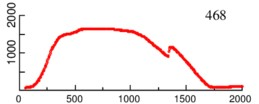
%> input picture MATLAB files cjcl20/temp468.jpg, 259 x 104 px, given in place of temp468.jpg.jpg, which was not available
$ octave --eval "plottempauto('temp468.jpg');"   (GNU Octave 9; MATLAB toolbox functions it lacks are replaced by stand-ins)
%> lines starting %> are read from the running program, lines starting %| are printed output that depends on the picture; in (x1, y1, x2, y2) boxes, pixels count from 0 and x2, y2 are one past the last pixel; in counts of white or black regions, pixels touching at a corner belong together; the program's own positions count from 1; pictures that were not available may be replaced by others from this repository, and a replacement may not be noted
### Space shuttle thermal simulation upon re-entry/find_axes.m
function [ox,oy,maxx,maxy] = find_axes(name)
%> called with name = 'temp468.jpg'
%The following function locates the pixel coordiantions of the origin
%[ox,oy] and the ends of the x and y axes, maxx, maxy respectively.

%Load the image.
i=imread([name '.jpg']);
%> i is the input picture: size 104x259x3 uint8; mean R, G, B 246.2, 239.5, 239.4
figure (4);
image(i);

%Load each color group.
imagered = i(:,:,1);
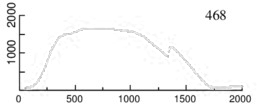
%> imagered: size 104x259 uint8; min 26, max 255, mean 246.2
imagegreen = i(:,:,2);
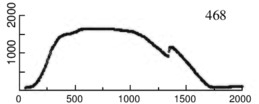
%> imagegreen: size 104x259 uint8; min 6, max 255, mean 239.5
imageblue = i(:,:,3);

%Create a matrix of which pixels are black with a '1', and which are not with
% a '0'.
findblackindex = (imagered < 150 & imagegreen < 150  & imageblue < 150);
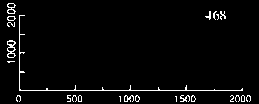
%> findblackindex: size 104x259 logical; 3.2% white in thin lines or dots, all inside (x1, y1, x2, y2) = (7, 3, 251, 102)
%Find which coloum and row contain the most black values, as this is always
%occurs at the axis.
Sx = sum(findblackindex);
%> Sx = 259 values, max 79 at index 20, min 0 at index 1, mean 3.32
Sy = sum(transpose(findblackindex));
%> Sy = 104 values, max 224 at index 91, min 0 at index 1, mean 8.28

%Find origin coordinates with max Sx and max Sy.
ox = find(Sx==max(Sx));
%> ox = 20
oy = find(Sy==max(Sy));
%> oy = 91
[x,y] = find(findblackindex == 1);
%> x = 861 values from 4 to 102; y = 861 values from 8 to 251


%Find the last black pixel of each axis.
maxx = 73+find(~findblackindex(oy,75:end),1);
%> maxx = 243
maxy = 1 + find(~findblackindex(1:75,ox),1,'last');
%> maxy = 16
%The use of '75' is specific to the resolution of the colleciton of graph
%photos, this may be edited if applied to a different group a graphs.

### MATLAB files cjcl20/Shuttle_GUI.m
%This GUI handles all the available simulations, using the selecteds tile
%from the previous GUI.
% Capabilities:
% -Plot temperature against thickness and time for given parameters
% -Test stability and accuracy of methods against eachother for thickness step and time step
% -Test the maximum internal temperature for safety of passengers/cargo.
function varargout = Shuttle_GUI(varargin)

gui_Singleton = 1;
gui_State = struct('gui_Name',       mfilename, ...
                   'gui_Singleton',  gui_Singleton, ...
                   'gui_OpeningFcn', @Shuttle_GUI_OpeningFcn, ...
                   'gui_OutputFcn',  @Shuttle_GUI_OutputFcn, ...
                   'gui_LayoutFcn',  [] , ...
                   'gui_Callback',   []);
if nargin && ischar(varargin{1})
    gui_State.gui_Callback = str2func(varargin{1});
end

if nargout
    [varargout{1:nargout}] = gui_mainfcn(gui_State, varargin{:});
else
    gui_mainfcn(gui_State, varargin{:});
end

% --- Executes just before Shuttle_GUI is made visible.
% [23 lines left out: function Shuttle_GUI_OpeningFcn, not called in this run]


% --- Outputs from this function are returned to the command line.
function varargout = Shuttle_GUI_OutputFcn(hObject, eventdata, handles)

varargout{1} = handles.output;


% --- Executes on selection change in popupmenu1.
% [24 lines left out: functions popupmenu1_Callback, popupmenu1_CreateFcn, not called in this run]


% --- Executes on button press in simulatebutton.
% [14 lines left out: functions simulatebutton_Callback, editmaxtime_Callback, not called in this run]


% --- Executes during object creation, after setting all properties.
% [14 lines left out: functions editmaxtime_CreateFcn, editNtimesteps_Callback, not called in this run]


% --- Executes during object creation, after setting all properties.
% [14 lines left out: functions editNtimesteps_CreateFcn, edittilethickness_Callback, not called in this run]


% --- Executes during object creation, after setting all properties.
% [14 lines left out: functions edittilethickness_CreateFcn, editNtilesteps_Callback, not called in this run]


% --- Executes during object creation, after setting all properties.
% [5 lines left out: function editNtilesteps_CreateFcn, not called in this run]


% --- Executes on button press in reselect.
function reselect_Callback(hObject, eventdata, handles)
close all
Select_Tile_GUI


% --- Executes during object creation, after setting all properties.
function currenttile_CreateFcn(hObject, eventdata, handles)
%Default code

% --- Executes on button press in thicknesssteptestbutton.
% [9 lines left out: functions thicknesssteptestbutton_Callback, timesteptestbutton_Callback, not called in this run]
function timesteptestbutton_CreateFcn(hObject, eventdata, handles)


% --- Executes on button press in runsafteybutton.
% [13 lines left out: functions runsafteybutton_Callback, editmaxthickness_Callback, not called in this run]


% --- Executes during object creation, after setting all properties.
% [14 lines left out: functions editmaxthickness_CreateFcn, editminthickness_Callback, not called in this run]


% --- Executes during object creation, after setting all properties.
% [14 lines left out: functions editminthickness_CreateFcn, editthickstepssaftey_Callback, not called in this run]


% --- Executes during object creation, after setting all properties.
% [5 lines left out: function editthickstepssaftey_CreateFcn, not called in this run]


% --- Executes on button press in pushbutton6.
% [4 lines left out: function pushbutton6_Callback, not called in this run]

### MATLAB files cjcl20/plottempauto.m

function plottempauto(name)


[ox,oy,maxx,maxy] = find_axes(name);
%> ox = 20; oy = 91; maxx = 243; maxy = 16

%All axes are between 0 and 2000
timedata_axis_ends = [0,0,2000];
tempdata_axis_ends = [0,2000,0];

%Create matrices
 timedatascale = zeros(3,2);
 tempdatascale = zeros(3,2);

%the following 8 assingments set the 'datascale' variables to the same
%format as the non-automatic plottemp function. This is so that the rest of
%the code does not need to be modifdied.
    timedatascale(1,2) = [ox];
    timedatascale(2,2) = [ox];
    timedatascale(3,1) = [timedata_axis_ends(3)];
    timedatascale(3,2) = [maxx];

    tempdatascale(1,2) = [oy];
    tempdatascale(2,1) = [tempdata_axis_ends(2)];
    tempdatascale(2,2) = [maxy];
    tempdatascale(3,2) = [oy];

%Calculating gradient of pixels/temperature and
%the size of the translation needed to scale and correct the axis
tempindexmax = max(tempdatascale);
%> tempindexmax = [2000 91]
tempindexmin = min(tempdatascale);
%> tempindexmin = [0 16]
gradienttemp = -1/((tempindexmax(1) - tempindexmin(1))/(tempindexmax(2)-tempindexmin(2)));
%> gradienttemp = -0.0375
xintercepttemp = tempdatascale(1,2);
%> xintercepttemp = 91

%Similarly, calculating gradient of pixels/time and
%the size of the translation needed to scale and correct the axis

timeindexmax = max(timedatascale);
%> timeindexmax = [2000 243]
timeindexmin = min(timedatascale);
%> timeindexmin = [0 20]
gradienttime = (timeindexmax(2)-timeindexmin(2))/(timeindexmax(1)-timeindexmin(1));
%> gradienttime = 0.112
yintercepttime = timedatascale(1,2);
%> yintercepttime = 20


%Load the image and find the coordiantes of red pixels.

i=imread([name '.jpg']);
imagered = i(:,:,1);
imagegreen = i(:,:,2);
imageblue = i(:,:,3);
findredindex = (imagered>(2*imagegreen+2*imageblue));
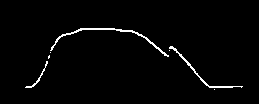
%> findredindex: size 104x259 logical; 2% white in thin lines or dots, all inside (x1, y1, x2, y2) = (25, 28, 243, 90)
[x,y] = find(findredindex == 1);
%> x = 529 values from 29 to 90; y = 529 values from 26 to 243
n=1;
%The following for loop decreases the number of points by factor 10,
%while taking the 10 point moving average of the data to smooth it.
for small = (5:10:length(x)-5)
xshort(n) = sum(x(small-4:small+5))/10;
yshort(n) = sum(y(small-4:small+5))/10;
n=n+1;
end
%> this loop made 52 passes
%> small on passes 1 to 12: 5, 15, 25, 35, 45, 55, 65, 75, 85, 95, 105, 115
%> after the loop, xshort = 52 values, max 87.8 at index 49, min 29.5 at index 17, mean 53.79; yshort = 52 values from 28.5 to 232.1


%The following for loop scales the [x,y] pixel points into [time,temperature] data points.
h = 0;
for h = 1 : (length(xshort))
    timedatacorrected(h) = (yshort(h)- yintercepttime)/gradienttime ;
    tempdatacorrected(h) = -(xintercepttemp - xshort(h))/gradienttemp;
end
%> this loop made 52 passes
%> after the loop, tempdatacorrected = 52 values, max 1640 at index 17, min 85.33 at index 49, mean 992.3; timedatacorrected = 52 values from 76.23 to 1902.2

% convert to Celsius
tempdatacorrectedC =(tempdatacorrected-32)*5/9;
%> tempdatacorrectedC = 52 values, max 893.3 at index 17, min 29.63 at index 49, mean 533.5
%Plot results
plot(timedatacorrected, tempdatacorrectedC)
xlabel ('Time (s)')
ylabel ('Temperature (C)')
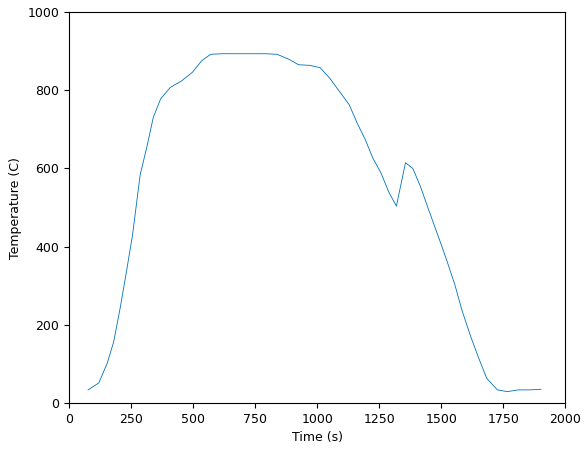
%> figure redrawn from the program's plot data; curve peaks at x = 614.3, y = 893.3
%save data to .mat file with same name as image file
save(name, 'timedatacorrected', 'tempdatacorrectedC')

%Quest dialog for user interaction:

confirmgraph = questdlg('Would you like to continue with the graph generated?',...
    'Confirm graph',...
    'Yes', 'No, the graph looks incorrect!', 'No, I want to select a different tile' , 'Yes');
%> the answer given: Yes
%> the run ends on the next line
switch confirmgraph
    case 'Yes'
        global tilenumber
        %Set tile name
        tilenumber = name(end-2:end);
        %Open next GUI
        close all
        Shuttle_GUI

    case 'No, the graph looks incorrect!'
    %Resorts back to manual axis selection (Still automatic red graph
    %finder)
    close Figure 4
    plottemp(name)

    case 'No, I want to select a different tile'
        %Close figure to allow new selection
        close Figure 4
end

$ run again, on MATLAB files cjcl20/temp480.jpg
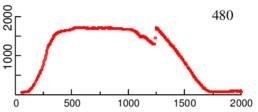
%> input picture MATLAB files cjcl20/temp480.jpg, 258 x 112 px, given in place of temp480.jpg.jpg, which was not available
%> in find_axes, i is the input picture: size 112x258x3 uint8; mean R, G, B 246.5, 239.5, 239.3
%> in find_axes, `findblackindex = (imagered < 150 & imagegreen < 150  & imageblue < 150);`:
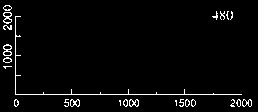
%> findblackindex: size 112x258 logical; 3.1% white in thin lines or dots, all inside (x1, y1, x2, y2) = (3, 5, 252, 107)
%> Sx = 258 values, max 83 at index 16, min 0 at index 1, mean 3.47
%> Sy = 112 values, max 227 at index 95, min 0 at index 1, mean 7.99
%> in find_axes, `ox = find(Sx==max(Sx));`: ox = 16
%> in find_axes, `oy = find(Sy==max(Sy));`: oy = 95
%> in find_axes, `[x,y] = find(findblackindex == 1);`: x = 895 values from 6 to 107; y = 895 values from 4 to 252
%> in find_axes, `maxx = 73+find(~findblackindex(oy,75:end),1);`: maxx = 242
%> in find_axes, `maxy = 1 + find(~findblackindex(1:75,ox),1,'last');`: maxy = 17
%> in plottempauto, `[ox,oy,maxx,maxy] = find_axes(name);`: ox = 16; oy = 95; maxx = 242; maxy = 17
%> tempindexmax = [2000 95]
%> tempindexmin = [0 17]
%> gradienttemp = -0.039
%> xintercepttemp = 95
%> timeindexmax = [2000 242]
%> timeindexmin = [0 16]
%> gradienttime = 0.113
%> yintercepttime = 16
%> findredindex: size 112x258 logical; 2% white in thin lines or dots, all inside (x1, y1, x2, y2) = (21, 27, 242, 93)
%> in plottempauto, `[x,y] = find(findredindex == 1);`: x = 578 values from 28 to 93; y = 578 values from 22 to 242
%> the loop in plottempauto, `for small = (5:10:length(x)-5)` made 57 passes
%> small on passes 1 to 8: 5, 15, 25, 35, 45, 55, 65, 75
%> after the loop in plottempauto, `for small = (5:10:length(x)-5)`: xshort = 57 values, max 92.6 at index 1, min 28.3 at index 17, mean 53.24; yshort = 57 values from 24.9 to 236
%> the loop in plottempauto, `for h = 1 : (length(xshort))` made 57 passes
%> after the loop in plottempauto, `for h = 1 : (length(xshort))`: tempdatacorrected = 57 values, max 1710.3 at index 17, min 61.54 at index 1, mean 1070.7; timedatacorrected = 57 values from 78.76 to 1946.9
%> tempdatacorrectedC = 57 values, max 932.4 at index 17, min 16.41 at index 1, mean 577
%> in plottempauto, `ylabel ('Temperature (C)')`:
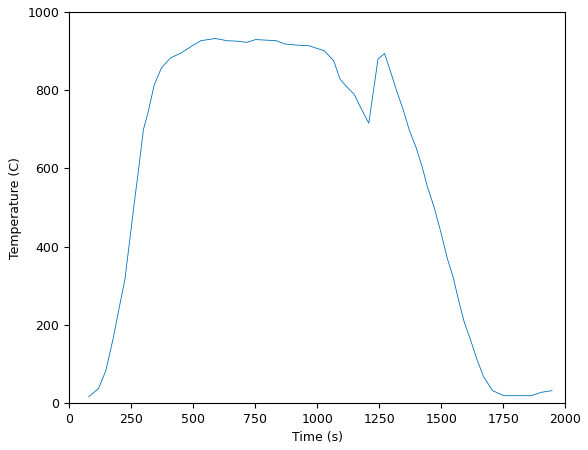
%> figure redrawn from the program's plot data; curve peaks at x = 589.4, y = 932.4

$ run again, on MATLAB files cjcl20/temp502.jpg
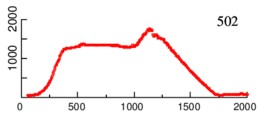
%> input picture MATLAB files cjcl20/temp502.jpg, 258 x 113 px, given in place of temp502.jpg.jpg, which was not available
%> in find_axes, i is the input picture: size 113x258x3 uint8; mean R, G, B 246.9, 240.2, 240
%> in find_axes, `findblackindex = (imagered < 150 & imagegreen < 150  & imageblue < 150);`:
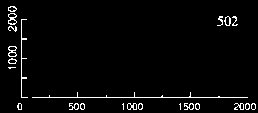
%> findblackindex: size 113x258 logical; 3.1% white in thin lines or dots, all inside (x1, y1, x2, y2) = (8, 6, 256, 110)
%> Sx = 258 values, max 85 at index 22, min 0 at index 1, mean 3.49
%> Sy = 113 values, max 223 at index 98, min 0 at index 1, mean 7.96
%> in find_axes, `ox = find(Sx==max(Sx));`: ox = 22
%> in find_axes, `oy = find(Sy==max(Sy));`: oy = 98
%> in find_axes, `[x,y] = find(findblackindex == 1);`: x = 900 values from 7 to 110; y = 900 values from 9 to 256
%> in find_axes, `maxx = 73+find(~findblackindex(oy,75:end),1);`: maxx = 248
%> in find_axes, `maxy = 1 + find(~findblackindex(1:75,ox),1,'last');`: maxy = 20
%> in plottempauto, `[ox,oy,maxx,maxy] = find_axes(name);`: ox = 22; oy = 98; maxx = 248; maxy = 20
%> tempindexmax = [2000 98]
%> tempindexmin = [0 20]
%> gradienttemp = -0.039
%> xintercepttemp = 98
%> timeindexmax = [2000 248]
%> timeindexmin = [0 22]
%> gradienttime = 0.113
%> yintercepttime = 22
%> findredindex: size 113x258 logical; 2% white in thin lines or dots, all inside (x1, y1, x2, y2) = (27, 28, 248, 98)
%> in plottempauto, `[x,y] = find(findredindex == 1);`: x = 596 values from 29 to 98; y = 596 values from 28 to 248
%> the loop in plottempauto, `for small = (5:10:length(x)-5)` made 59 passes
%> small on passes 1 to 8: 5, 15, 25, 35, 45, 55, 65, 75
%> after the loop in plottempauto, `for small = (5:10:length(x)-5)`: xshort = 59 values, max 96 at index 1, min 30.5 at index 32, mean 62.84; yshort = 59 values from 29.8 to 243.3
%> the loop in plottempauto, `for h = 1 : (length(xshort))` made 59 passes
%> after the loop in plottempauto, `for h = 1 : (length(xshort))`: tempdatacorrected = 59 values, max 1730.8 at index 32, min 51.28 at index 1, mean 901.6; timedatacorrected = 59 values from 69.03 to 1958.4
%> tempdatacorrectedC = 59 values, max 943.8 at index 32, min 10.71 at index 1, mean 483.1
%> in plottempauto, `ylabel ('Temperature (C)')`:
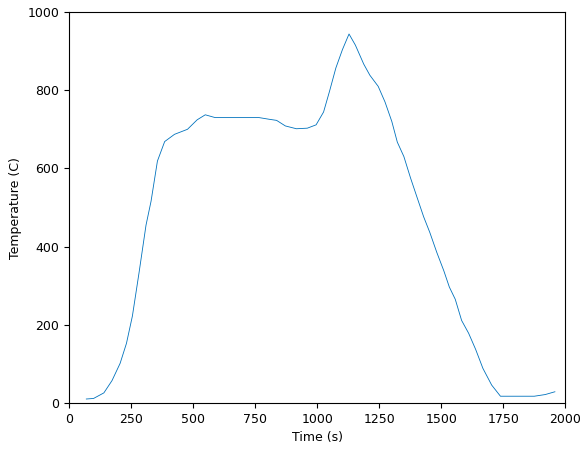
%> figure redrawn from the program's plot data; curve peaks at x = 1128.3, y = 943.8
